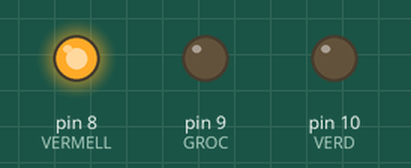
Recording of a sketch running on a simulated Arduino Uno, built with avr-gcc and run on an emulated ATmega328P. Parts: output pins drawn as LEDs (lit = HIGH).

Above: at 2.0 s.
At 6.0 s:
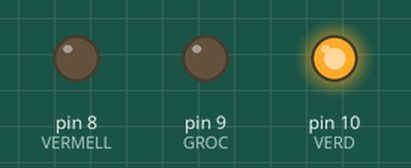
At 8.7 s:
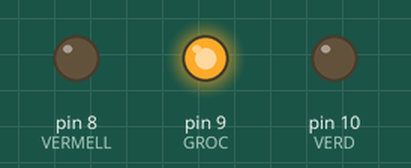
Timing chart, 0 to 12.4 s (numbered marks = the images above):
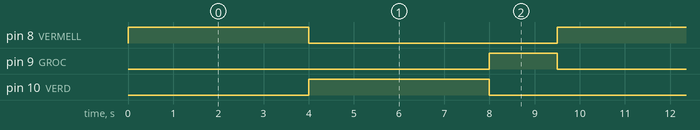

The sketch:

02b_semafor_switch.ino
```cpp
/*
  SA2 - 02b_semafor_switch.ino
  El mateix semafor de 02_semafor.ino, pero escrit amb switch
  sobre una variable de fase (0=vermell, 1=verd, 2=groc).
  Mateixa sequencia, codi mes llegible: cada fase es un "case".
  Aquesta idea (una variable que diu en quin estat som) es la
  llavor de les maquines d'estats que veurem a la SA6.
  Circuit: vermell=8, groc=9, verd=10 (cada un amb 220 ohm a GND)
  Repte: afegeix una fase 3 (nocturna, groc intermitent).
  Quan: S1 - variant amb switch (llavor de SA6)
*/

const int VERMELL = 8;
const int GROC    = 9;
const int VERD    = 10;

const int T_VERMELL = 4000;  // ms
const int T_VERD    = 4000;
const int T_GROC    = 1500;

int fase = 0;   // 0=vermell, 1=verd, 2=groc

void setup() {
  pinMode(VERMELL, OUTPUT);
  pinMode(GROC, OUTPUT);
  pinMode(VERD, OUTPUT);
}

void loop() {
  switch (fase) {
    case 0:  // fase vermell
      digitalWrite(VERMELL, HIGH);
      delay(T_VERMELL);
      digitalWrite(VERMELL, LOW);
      fase = 1;
      break;   // sense break, cauria al case seguent!

    case 1:  // fase verd
      digitalWrite(VERD, HIGH);
      delay(T_VERD);
      digitalWrite(VERD, LOW);
      fase = 2;
      break;

    case 2:  // fase groc
      digitalWrite(GROC, HIGH);
      delay(T_GROC);
      digitalWrite(GROC, LOW);
      fase = 0;
      break;
  }
}
```

Measured:
- by itself, pin 8 (VERMELL), pin 10 (VERD): alternates HIGH for 4.0 s and LOW for 5.5 s
- by itself, pin 9 (GROC): alternates HIGH for 1.5 s and LOW for 8.0 s
- by itself, everything shown: repeats every 9.5 s, in 6 steps
